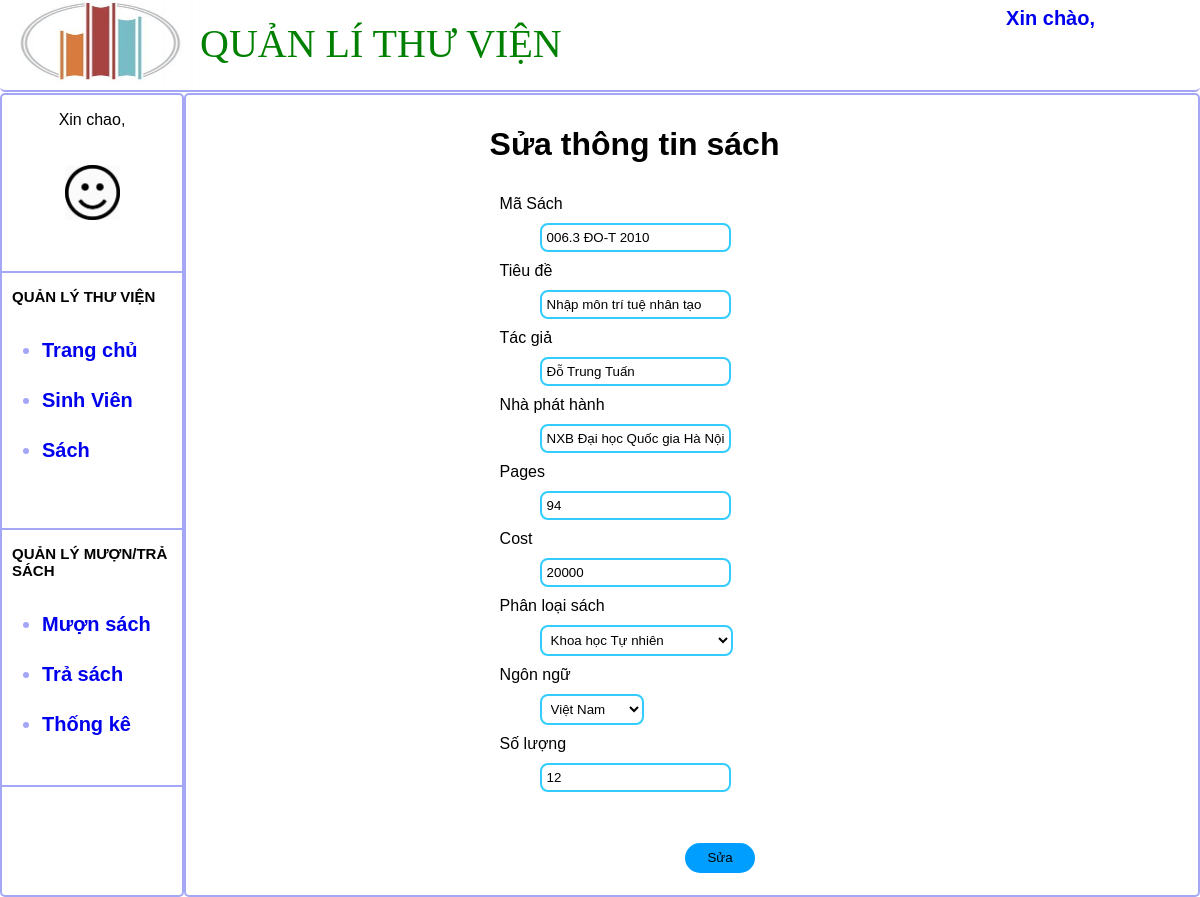
The page /editBook.php?editBook=006.3 ĐO-T 2010 on the database its author committed.
### tables this page shows
CREATE TABLE `book` (
  `idBook` varchar(18) NOT NULL,
  `title` varchar(250) NOT NULL,
  `author` varchar(250) NOT NULL,
  `publish` varchar(250) NOT NULL,
  `pages` int(4) NOT NULL,
  `cost` int(5) NOT NULL,
  `idCategory` int(2) NOT NULL,
  `idLanguage` int(4) NOT NULL,
  `copies` int(4) NOT NULL
);

### editBook.php (the view, shortened to what this page needs)
<?php
	$connect = mysqli_connect("localhost", "root", "", "libdb") or die('khong the ket noi');
	mysqli_set_charset($connect,'UTF8');
	if(isset($_GET['editBook'])){
		$id = $_GET['editBook'];
	}
	$idB = str_replace('%', ' ', $id);
	$result = mysqli_query($connect,"SELECT * FROM book WHERE idBook = '$idB'");
 ?>
<!DOCTYPE html>
<html>
<head>
	<link rel="stylesheet" type="text/css" href="css/index.css">
	<link rel="stylesheet" type="text/css" href="css/edit.css">
</head>
<body>
	<div>
		<?php include("header.inc") ?>
		<div id="mainpage">
			<div id="fix_info">
			  	<form method="POST" class="fix_form">
			  		<h1> Sửa thông tin sách</h1>
			  		<?php
					while($row = mysqli_fetch_assoc($result)):
				 	?>
			  		<label class="fix_label"> Mã Sách </label>
			  		<input type="text" name="ma" value="<?php echo $row['idBook'] ?>" class="fix_input">
			  		<label class="fix_label"> Tiêu đề </label>
			  		<input type="text" name="tieude" value="<?php echo $row['title'] ?>" class="fix_input">
			  		<label class="fix_label"> Tác giả </label>
			  		<input type="text" name="tacgia" value="<?php echo $row['author'] ?>" class="fix_input">
			  		<label class="fix_label"> Nhà phát hành </label>
			  		<input name="publish" class="fix_input" value="<?php echo $row['publish'] ?>" ></input>
			  		<label class="fix_label"> Pages </label>
			  		<input type="text" name="page" value="<?php echo $row['pages'] ?>" class="fix_input">
			  		<label class="fix_label"> Cost </label>
			  		<input type="text" name="gia" value="<?php echo $row['cost'] ?>" class="fix_input">
			  		<label class="fix_label"> Phân loại sách </label>
			  		<select class="fix_input" name="phanloai">
			  			<?php
			  				$result_dp = mysqli_query($connect,"SELECT * FROM category");
			  				while ($row1 = mysqli_fetch_assoc($result_dp)):
			  			 ?>
			  			<option value="<?php echo $row1['idCategory'] ?>"> <?php echo $row1['nameCategory'] ?></option>
			  				<?php endwhile; ?>
			  		</select>
			  		<label class="fix_label"> Ngôn ngữ  </label>
			  		<select class="fix_input" name="nn">
			  				<?php
			  				$value = $row['idLanguage'];
			  				$result_dp = mysqli_query($connect,"SELECT * FROM lang WHERE idLang='$value' ");
			  				while ($row1 = mysqli_fetch_assoc($result_dp)):
			  			 ?>
			  			<option selected  value="<?php echo $row1['idLang'] ?>"> <?php echo $row1['nameLang'] ?></option>
			  				<?php endwhile; ?>
			  		</select>
			  		<label class="fix_label"> Số lượng </label>
			  		<input type="text" name="sl" value="<?php echo $row['copies'] ?>" class="fix_input">
			  		<input type="submit" name="edit_submit" id="edit_submit" value="Sửa">
			  		<?php endwhile; ?>
			  		</form>
			  	</div>
		</div>
	</div>
</body>
</html>

### css/index.css (style rules this page uses)
body { margin: 0; font-family: Arial; }
#mainpage { position: relative; background-color: white; border: solid #A4A6F6 2px; width: calc(85% - 8px); height: 800px; float: left; border-radius: 5px; }

### css/edit.css (style rules this page uses)
#fix_info { position: absolute; width: 100%; height: 100%; }
.fix_form { position: relative; margin: 0px auto; width: 40%; height: 90%; }
.fix_label { position: relative; display: block; margin: 10px 10px; top: 20px; }
.fix_input { margin: 0px auto; position: relative; left: 50px; padding: 5px; top: 20px; box-sizing: border-box; border: 2px solid #33ccff; background-color: white; columns: blue; border-radius: 8px; }
#edit_submit { position: relative; top: 100px; border: 2px; background-color: #009FFF; width: 70px; height: 30px; border-radius: 25px; }
h1 { position: relative; display: block; top: 10px; }

### rows shown on the page
book: ma "006.3 ĐO-T 2010", tieude "Nhập môn trí tuệ nhân tạo", tacgia "Đỗ Trung Tuấn", publish "NXB Đại học Quốc gia Hà Nội", page "94", gia "20000", sl "12"

### other values the page prints
form field phanloai "Khoa học Tự nhiên"
form field nn "Việt Nam"
